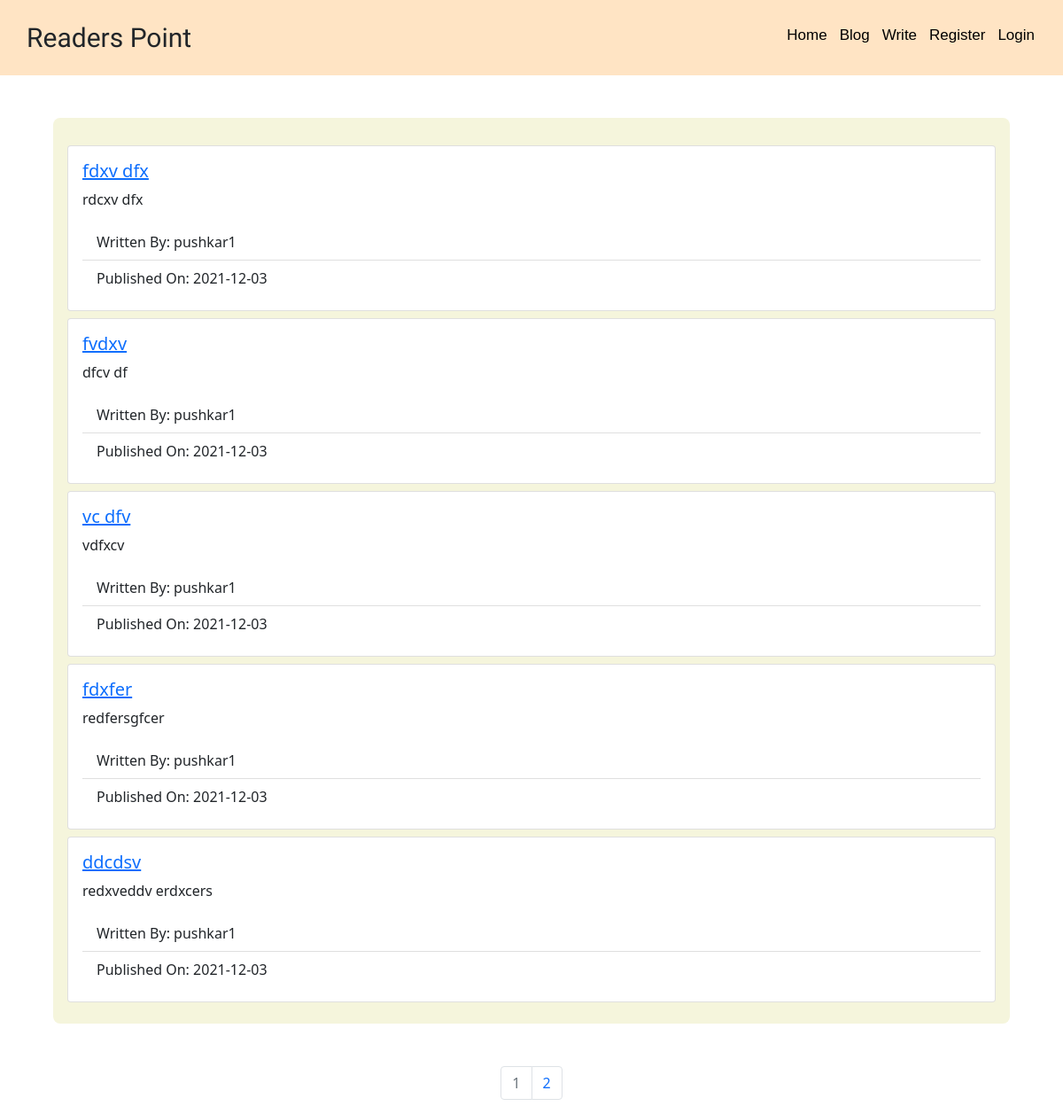
/blog, run on an earlier commit of the app's database.
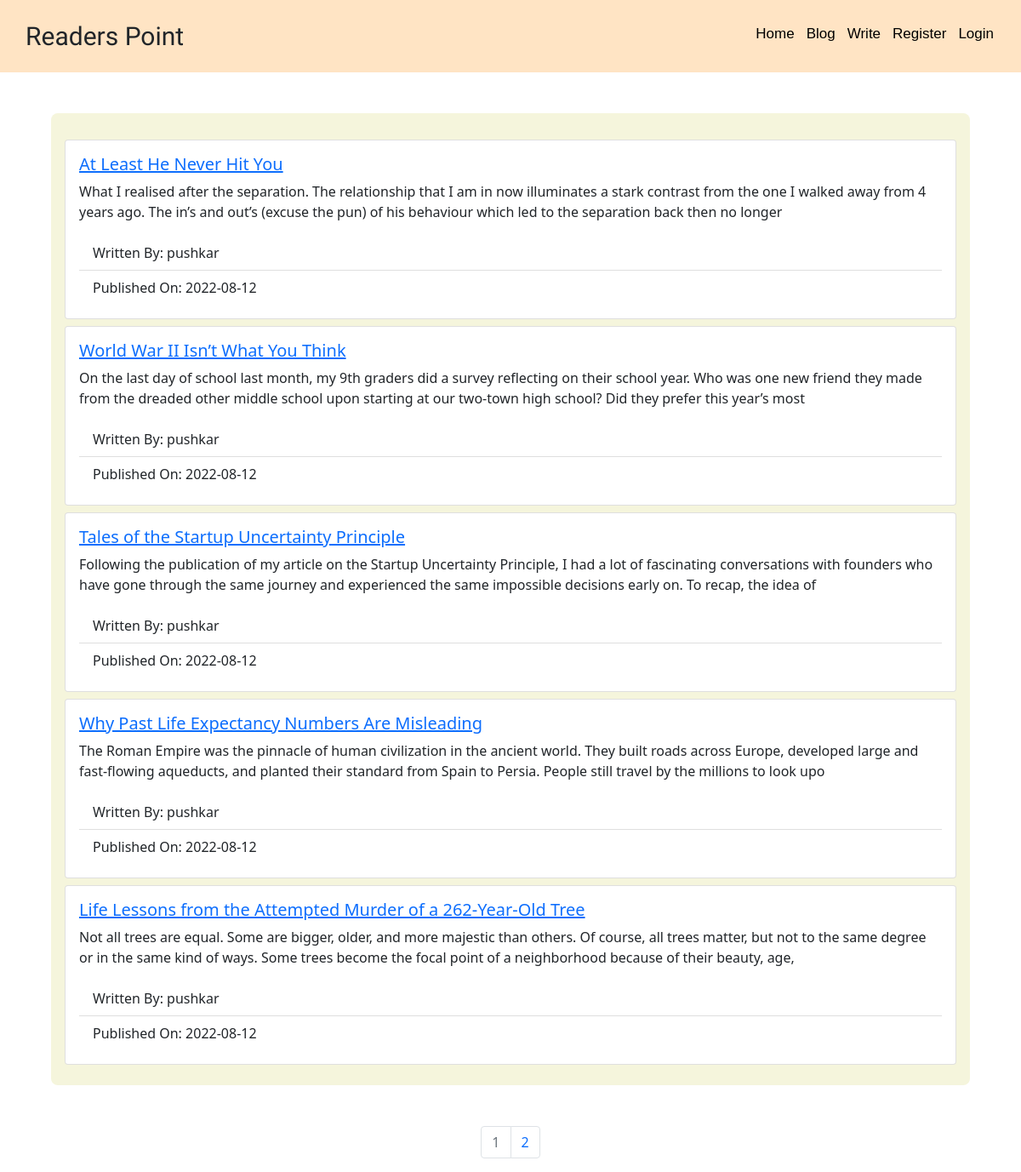
And on a later commit of the database.
### myProject/models.py (models this page shows, shortened)
class Post(db.Model,UserMixin):
    __tablename__ = 'posts'
    users = db.relationship(User)
    id = db.Column(db.Integer,primary_key=True)
    user_id = db.Column(db.Integer,db.ForeignKey('users.id'),nullable=False)
    date = db.Column(db.DateTime,nullable=False,default=datetime.utcnow)
    title = db.Column(db.Text,nullable=False)
    text = db.Column(db.Text,nullable=False)

class User(db.Model,UserMixin):
    __tablename__ = 'users'
    id = db.Column(db.Integer, primary_key=True)
    username = db.Column(db.String , unique=True,index=True)
    email = db.Column(db.String , unique=True,index=True)
    password = db.Column(db.String)
    confirm_pass = db.Column(db.String)
    profile_image = db.Column(db.String,nullable=False,default='default_image.jpg')
    posts = db.relationship('Post',backref='user',lazy=True)

### myProject/core/views.py (the view)
@core.route('/blog')
def blog():
    page = request.args.get('page',1,type=int)
    posts = Post.query.order_by(Post.date.desc()).paginate(page=page,per_page=5)
    return render_template('blog.html',posts=posts)

### myProject/templates/blog.html
{% extends "base.html" %}
{% block content %}
<div class="my-container my-5 px-0 pb-2">
    <div class='m-3'>
        {% for post in posts.items %}
        <div class="card my-2">
            <div class="card-body">
              <h5 class="card-title" ><a href="{{url_for('blog_posts.blog_post',blog_post_id=post.id)}}">{{post.title}}</a></h5>
              <p class="card-text">{{post.text[0:250]}}</p>
              <ul class="list-group list-group-flush">
                <li class="list-group-item">Written By: {{post.user.username}}</li>
                <li class="list-group-item">Published On: {{post.date.strftime('%Y-%m-%d')}}</li>
              </ul>
            </div>
        </div>
        {% endfor %}
    </div>
</div>
<nav aria-label="Page navigation example">
    <ul class="pagination justify-content-center">
      {% for page_num in posts.iter_pages(left_edge=2,right_edge=2,left_current=2,right_current=2) %}
      {% if page_num %}
        {% if posts.page == page_num %}
        <li class="page-item disabled">
            <a class="page-link" href="{{url_for('core.blog',page=page_num)}}">{{page_num}}</a>
        </li>
        {% else %}
        <li class="page-item">
            <a class="page-link" href="{{url_for('core.blog',page=page_num)}}">{{page_num}}</a>
        </li>
        {% endif %}
      {% else %}
      <li class="page-item">
        <a class="page-link text-dark" href="#">...</a>
      </li>
      {% endif %}
      {% endfor %}
    </ul>
</nav>
{% endblock %}

### myProject/templates/base.html (shortened to what this page needs)
<!DOCTYPE html>
<html lang="en">
<head>
    <link href="https://cdn.jsdelivr.net/npm/bootstrap@5.1.3/dist/css/bootstrap.min.css" rel="stylesheet">
    <link rel="stylesheet" href="https://cdnjs.cloudflare.com/ajax/libs/font-awesome/4.7.0/css/font-awesome.min.css">
</head>
<body>
    <nav class="navbar">
      <div class="navbar-items">
        <span class="logo">
          Readers Point
        </span>
        <ul id="links">
          <li><a href="{{url_for('core.index')}}">Home</a></li>
          <li><a href="{{url_for('core.blog')}}">Blog</a></li>
          <li><a href="{{url_for('blog_posts.create')}}">Write</a></li>
          {% if current_user.is_authenticated %}
          <li><a href="{{url_for('user.account')}}">My Account</a></li>
          <li><a href="{{url_for('user.blog_post',username=current_user.username)}}">My Posts</a></li>
          <li><a href="{{url_for('user.logout')}}">Logout</a></li>
          {% else %}
          <li><a href="{{url_for('user.register')}}">Register</a></li>
          <li><a href="{{url_for('user.login')}}">Login</a></li>
          {% endif %}
        </ul>
      </div>
    </nav>
    {% block content %}
    {% endblock %}
</body>
</html>

### myProject/templates/base.html (style rules this page uses)
* { margin: 0; padding: 0; }
.my-container { margin: auto; margin-top: 50px; width: 70vw; background-color: beige; padding-top: 15px; padding-bottom: 22px; border-radius: 8px; }
.navbar { padding: 20px; display: flex; justify-content: space-between; align-items: center; background-color: bisque; }
.navbar-items { flex-grow: 1; display: flex; justify-content: space-between; }
.navbar ul { display: flex; list-style: none; font-family: Verdana, Geneva, Tahoma, sans-serif; margin-right: 5px; font-size: 17px; margin-bottom: 5px; }
.navbar ul li { margin: 7px; margin-bottom: 0; }
.logo { margin-left: 10px; font-size: 30px; font-family: 'Mouse Memoirs', sans-serif; }
li a { color: black; text-decoration: none; }
@media (max-width:1224px) { .my-container { margin: auto; margin-top: 50px; width: 90%; } }
@media (min-width:655px) { #links { display: flex; } }

What changed in the data, as far as the page shows it:
removed Post: title "fdxv dfx", text "rdcxv dfx", user.username "pushkar1", date "2021-12-03"
removed Post: title "fvdxv", text "dfcv df", user.username "pushkar1", date "2021-12-03"
removed Post: title "vc dfv", text "vdfxcv", user.username "pushkar1", date "2021-12-03"
removed Post: title "fdxfer", text "redfersgfcer", user.username "pushkar1", date "2021-12-03"
removed Post: title "ddcdsv", text "redxveddv erdxcers", user.username "pushkar1", date "2021-12-03"
added Post: title "At Least He Never Hit You", text "What I realised after the separation. The relationship that I am in now illuminates a stark contrast from the one I walked away from 4 years ago. The in’s and out’s (excuse the pun) of his behaviour which led to the separation back then no longer", user.username "pushkar", date "2022-08-12"
added Post: title "World War II Isn’t What You Think", text "On the last day of school last month, my 9th graders did a survey reflecting on their school year. Who was one new friend they made from the dreaded other middle school upon starting at our two-town high school? Did they prefer this year’s most", user.username "pushkar", date "2022-08-12"
added Post: title "Tales of the Startup Uncertainty Principle", text "Following the publication of my article on the Startup Uncertainty Principle, I had a lot of fascinating conversations with founders who have gone through the same journey and experienced the same impossible decisions early on. To recap, the idea of", user.username "pushkar", date "2022-08-12"
added Post: title "Why Past Life Expectancy Numbers Are Misleading", text "The Roman Empire was the pinnacle of human civilization in the ancient world. They built roads across Europe, developed large and fast-flowing aqueducts, and planted their standard from Spain to Persia. People still travel by the millions to look upo", user.username "pushkar", date "2022-08-12"
added Post: title "Life Lessons from the Attempted Murder of a 262-Year-Old Tree", text "Not all trees are equal. Some are bigger, older, and more majestic than others. Of course, all trees matter, but not to the same degree or in the same kind of ways. Some trees become the focal point of a neighborhood because of their beauty, age,", user.username "pushkar", date "2022-08-12"
